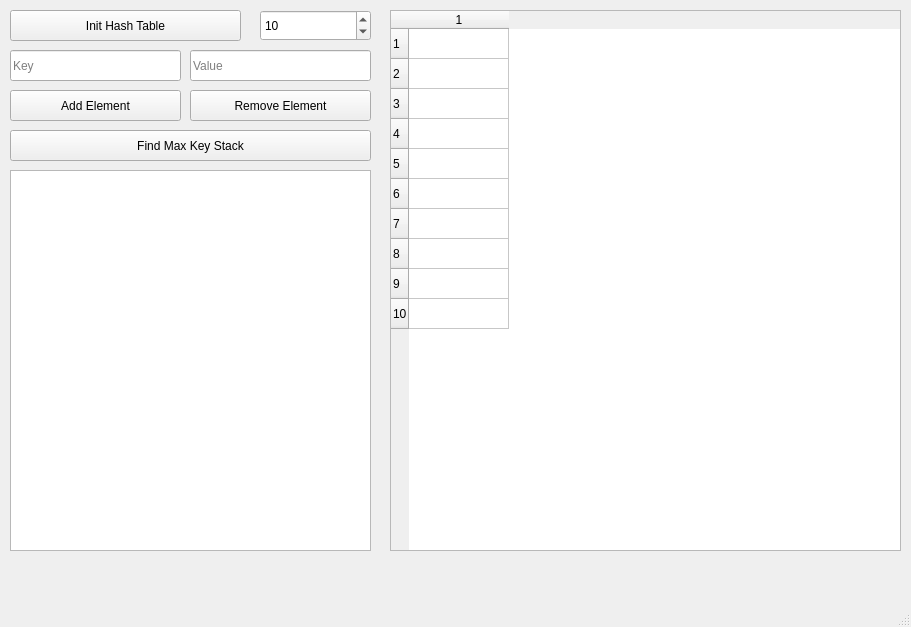
<?xml version="1.0" encoding="UTF-8"?>
<ui version="4.0">
 <class>MainWindow</class>
 <widget class="QMainWindow" name="MainWindow">
  <property name="geometry">
   <rect>
    <x>0</x>
    <y>0</y>
    <width>911</width>
    <height>627</height>
   </rect>
  </property>
  <property name="windowTitle">
   <string>MainWindow</string>
  </property>
  <widget class="QWidget" name="centralwidget">
   <widget class="QPushButton" name="initHashTableButton">
    <property name="geometry">
     <rect>
      <x>10</x>
      <y>10</y>
      <width>231</width>
      <height>31</height>
     </rect>
    </property>
    <property name="text">
     <string>Init Hash Table</string>
    </property>
   </widget>
   <widget class="QSpinBox" name="spinBox">
    <property name="geometry">
     <rect>
      <x>260</x>
      <y>10</y>
      <width>111</width>
      <height>31</height>
     </rect>
    </property>
    <property name="minimum">
     <number>1</number>
    </property>
    <property name="value">
     <number>10</number>
    </property>
   </widget>
   <widget class="QLineEdit" name="keyLineEdit">
    <property name="geometry">
     <rect>
      <x>10</x>
      <y>50</y>
      <width>171</width>
      <height>31</height>
     </rect>
    </property>
    <property name="placeholderText">
     <string>Key</string>
    </property>
   </widget>
   <widget class="QLineEdit" name="valueLineEdit">
    <property name="geometry">
     <rect>
      <x>190</x>
      <y>50</y>
      <width>181</width>
      <height>31</height>
     </rect>
    </property>
    <property name="placeholderText">
     <string>Value</string>
    </property>
   </widget>
   <widget class="QPushButton" name="addElementButton">
    <property name="geometry">
     <rect>
      <x>10</x>
      <y>90</y>
      <width>171</width>
      <height>31</height>
     </rect>
    </property>
    <property name="text">
     <string>Add Element</string>
    </property>
   </widget>
   <widget class="QPushButton" name="removeElementButton">
    <property name="geometry">
     <rect>
      <x>190</x>
      <y>90</y>
      <width>181</width>
      <height>31</height>
     </rect>
    </property>
    <property name="text">
     <string>Remove Element</string>
    </property>
   </widget>
   <widget class="QPushButton" name="findMaxKeyStackButton">
    <property name="geometry">
     <rect>
      <x>10</x>
      <y>130</y>
      <width>361</width>
      <height>31</height>
     </rect>
    </property>
    <property name="text">
     <string>Find Max Key Stack</string>
    </property>
   </widget>
   <widget class="QTableWidget" name="tableWidget">
    <property name="geometry">
     <rect>
      <x>390</x>
      <y>10</y>
      <width>511</width>
      <height>541</height>
     </rect>
    </property>
    <property name="rowCount">
     <number>10</number>
    </property>
    <property name="columnCount">
     <number>1</number>
    </property>
    <row/>
    <row/>
    <row/>
    <row/>
    <row/>
    <row/>
    <row/>
    <row/>
    <row/>
    <row/>
    <column/>
   </widget>
   <widget class="QTextEdit" name="textEdit">
    <property name="geometry">
     <rect>
      <x>10</x>
      <y>170</y>
      <width>361</width>
      <height>381</height>
     </rect>
    </property>
    <property name="readOnly">
     <bool>true</bool>
    </property>
   </widget>
  </widget>
  <widget class="QMenuBar" name="menubar">
   <property name="geometry">
    <rect>
     <x>0</x>
     <y>0</y>
     <width>911</width>
     <height>29</height>
    </rect>
   </property>
  </widget>
  <widget class="QStatusBar" name="statusbar"/>
 </widget>
 <resources/>
 <connections/>
</ui>
